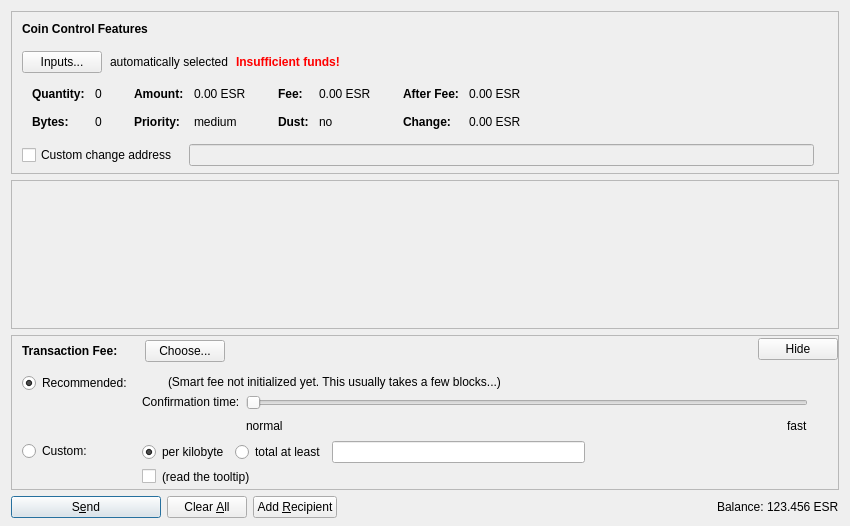
<?xml version="1.0" encoding="UTF-8"?>
<ui version="4.0">
 <class>SendCoinsDialog</class>
 <widget class="QDialog" name="SendCoinsDialog">
  <property name="geometry">
   <rect>
    <x>0</x>
    <y>0</y>
    <width>850</width>
    <height>526</height>
   </rect>
  </property>
  <property name="windowTitle">
   <string>Send Coins</string>
  </property>
  <layout class="QVBoxLayout" name="verticalLayout" stretch="0,1,0,0">
   <property name="bottomMargin">
    <number>8</number>
   </property>
   <item>
    <widget class="QFrame" name="frameCoinControl">
     <property name="sizePolicy">
      <sizepolicy hsizetype="Expanding" vsizetype="Expanding">
       <horstretch>0</horstretch>
       <verstretch>0</verstretch>
      </sizepolicy>
     </property>
     <property name="maximumSize">
      <size>
       <width>16777215</width>
       <height>16777215</height>
      </size>
     </property>
     <property name="frameShape">
      <enum>QFrame::StyledPanel</enum>
     </property>
     <property name="frameShadow">
      <enum>QFrame::Sunken</enum>
     </property>
     <layout class="QVBoxLayout" name="verticalLayoutCoinControl2">
      <property name="spacing">
       <number>0</number>
      </property>
      <property name="leftMargin">
       <number>0</number>
      </property>
      <property name="topMargin">
       <number>0</number>
      </property>
      <property name="rightMargin">
       <number>0</number>
      </property>
      <property name="bottomMargin">
       <number>6</number>
      </property>
      <item>
       <layout class="QVBoxLayout" name="verticalLayoutCoinControl" stretch="0,0,0,0,1">
        <property name="spacing">
         <number>0</number>
        </property>
        <property name="leftMargin">
         <number>10</number>
        </property>
        <property name="topMargin">
         <number>10</number>
        </property>
        <item>
         <layout class="QHBoxLayout" name="horizontalLayoutCoinControl1">
          <property name="bottomMargin">
           <number>15</number>
          </property>
          <item>
           <widget class="QLabel" name="labelCoinControlFeatures">
            <property name="sizePolicy">
             <sizepolicy hsizetype="Preferred" vsizetype="Maximum">
              <horstretch>0</horstretch>
              <verstretch>0</verstretch>
             </sizepolicy>
            </property>
            <property name="font">
             <font>
              <weight>75</weight>
              <bold>true</bold>
             </font>
            </property>
            <property name="styleSheet">
             <string notr="true">font-weight:bold;</string>
            </property>
            <property name="text">
             <string>Coin Control Features</string>
            </property>
           </widget>
          </item>
         </layout>
        </item>
        <item>
         <layout class="QHBoxLayout" name="horizontalLayoutCoinControl2" stretch="0,0,0,0">
          <property name="spacing">
           <number>8</number>
          </property>
          <property name="bottomMargin">
           <number>10</number>
          </property>
          <item>
           <widget class="QPushButton" name="pushButtonCoinControl">
            <property name="styleSheet">
             <string notr="true"/>
            </property>
            <property name="text">
             <string>Inputs...</string>
            </property>
            <property name="autoDefault">
             <bool>false</bool>
            </property>
           </widget>
          </item>
          <item>
           <widget class="QLabel" name="labelCoinControlAutomaticallySelected">
            <property name="text">
             <string>automatically selected</string>
            </property>
            <property name="margin">
             <number>5</number>
            </property>
           </widget>
          </item>
          <item>
           <widget class="QLabel" name="labelCoinControlInsuffFunds">
            <property name="font">
             <font>
              <weight>75</weight>
              <bold>true</bold>
             </font>
            </property>
            <property name="styleSheet">
             <string notr="true">color:red;font-weight:bold;</string>
            </property>
            <property name="text">
             <string>Insufficient funds!</string>
            </property>
            <property name="margin">
             <number>5</number>
            </property>
           </widget>
          </item>
          <item>
           <spacer name="horizontalSpacerCoinControl">
            <property name="orientation">
             <enum>Qt::Horizontal</enum>
            </property>
            <property name="sizeHint" stdset="0">
             <size>
              <width>40</width>
              <height>1</height>
             </size>
            </property>
           </spacer>
          </item>
         </layout>
        </item>
        <item>
         <widget class="QWidget" name="widgetCoinControl" native="true">
          <property name="sizePolicy">
           <sizepolicy hsizetype="Preferred" vsizetype="Preferred">
            <horstretch>0</horstretch>
            <verstretch>0</verstretch>
           </sizepolicy>
          </property>
          <property name="minimumSize">
           <size>
            <width>0</width>
            <height>0</height>
           </size>
          </property>
          <property name="styleSheet">
           <string notr="true"/>
          </property>
          <layout class="QHBoxLayout" name="horizontalLayoutCoinControl5">
           <property name="leftMargin">
            <number>0</number>
           </property>
           <property name="topMargin">
            <number>0</number>
           </property>
           <property name="rightMargin">
            <number>0</number>
           </property>
           <property name="bottomMargin">
            <number>0</number>
           </property>
           <item>
            <layout class="QHBoxLayout" name="horizontalLayoutCoinControl3" stretch="0,0,0,1">
             <property name="spacing">
              <number>20</number>
             </property>
             <property name="topMargin">
              <number>0</number>
             </property>
             <property name="bottomMargin">
              <number>10</number>
             </property>
             <item>
              <layout class="QFormLayout" name="formLayoutCoinControl1">
               <property name="horizontalSpacing">
                <number>10</number>
               </property>
               <property name="verticalSpacing">
                <number>14</number>
               </property>
               <property name="leftMargin">
                <number>10</number>
               </property>
               <property name="topMargin">
                <number>4</number>
               </property>
               <property name="rightMargin">
                <number>6</number>
               </property>
               <item row="0" column="0">
                <widget class="QLabel" name="labelCoinControlQuantityText">
                 <property name="font">
                  <font>
                   <weight>75</weight>
                   <bold>true</bold>
                  </font>
                 </property>
                 <property name="text">
                  <string>Quantity:</string>
                 </property>
                 <property name="margin">
                  <number>0</number>
                 </property>
                </widget>
               </item>
               <item row="0" column="1">
                <widget class="QLabel" name="labelCoinControlQuantity">
                 <property name="cursor">
                  <cursorShape>IBeamCursor</cursorShape>
                 </property>
                 <property name="contextMenuPolicy">
                  <enum>Qt::ActionsContextMenu</enum>
                 </property>
                 <property name="text">
                  <string notr="true">0</string>
                 </property>
                 <property name="margin">
                  <number>0</number>
                 </property>
                 <property name="textInteractionFlags">
                  <set>Qt::LinksAccessibleByMouse|Qt::TextSelectableByKeyboard|Qt::TextSelectableByMouse</set>
                 </property>
                </widget>
               </item>
               <item row="1" column="0">
                <widget class="QLabel" name="labelCoinControlBytesText">
                 <property name="font">
                  <font>
                   <weight>75</weight>
                   <bold>true</bold>
                  </font>
                 </property>
                 <property name="text">
                  <string>Bytes:</string>
                 </property>
                </widget>
               </item>
               <item row="1" column="1">
                <widget class="QLabel" name="labelCoinControlBytes">
                 <property name="cursor">
                  <cursorShape>IBeamCursor</cursorShape>
                 </property>
                 <property name="contextMenuPolicy">
                  <enum>Qt::ActionsContextMenu</enum>
                 </property>
                 <property name="text">
                  <string notr="true">0</string>
                 </property>
                 <property name="textInteractionFlags">
                  <set>Qt::LinksAccessibleByMouse|Qt::TextSelectableByKeyboard|Qt::TextSelectableByMouse</set>
                 </property>
                </widget>
               </item>
              </layout>
             </item>
             <item>
              <layout class="QFormLayout" name="formLayoutCoinControl2">
               <property name="horizontalSpacing">
                <number>10</number>
               </property>
               <property name="verticalSpacing">
                <number>14</number>
               </property>
               <property name="leftMargin">
                <number>6</number>
               </property>
               <property name="topMargin">
                <number>4</number>
               </property>
               <property name="rightMargin">
                <number>6</number>
               </property>
               <item row="0" column="0">
                <widget class="QLabel" name="labelCoinControlAmountText">
                 <property name="font">
                  <font>
                   <weight>75</weight>
                   <bold>true</bold>
                  </font>
                 </property>
                 <property name="text">
                  <string>Amount:</string>
                 </property>
                 <property name="margin">
                  <number>0</number>
                 </property>
                </widget>
               </item>
               <item row="0" column="1">
                <widget class="QLabel" name="labelCoinControlAmount">
                 <property name="cursor">
                  <cursorShape>IBeamCursor</cursorShape>
                 </property>
                 <property name="contextMenuPolicy">
                  <enum>Qt::ActionsContextMenu</enum>
                 </property>
                 <property name="text">
                  <string notr="true">0.00 ESR</string>
                 </property>
                 <property name="textInteractionFlags">
                  <set>Qt::LinksAccessibleByMouse|Qt::TextSelectableByKeyboard|Qt::TextSelectableByMouse</set>
                 </property>
                </widget>
               </item>
               <item row="1" column="0">
                <widget class="QLabel" name="labelCoinControlPriorityText">
                 <property name="font">
                  <font>
                   <weight>75</weight>
                   <bold>true</bold>
                  </font>
                 </property>
                 <property name="text">
                  <string>Priority:</string>
                 </property>
                </widget>
               </item>
               <item row="1" column="1">
                <widget class="QLabel" name="labelCoinControlPriority">
                 <property name="cursor">
                  <cursorShape>IBeamCursor</cursorShape>
                 </property>
                 <property name="contextMenuPolicy">
                  <enum>Qt::ActionsContextMenu</enum>
                 </property>
                 <property name="text">
                  <string notr="true">medium</string>
                 </property>
                 <property name="textInteractionFlags">
                  <set>Qt::LinksAccessibleByMouse|Qt::TextSelectableByKeyboard|Qt::TextSelectableByMouse</set>
                 </property>
                </widget>
               </item>
              </layout>
             </item>
             <item>
              <layout class="QFormLayout" name="formLayoutCoinControl3">
               <property name="horizontalSpacing">
                <number>10</number>
               </property>
               <property name="verticalSpacing">
                <number>14</number>
               </property>
               <property name="leftMargin">
                <number>6</number>
               </property>
               <property name="topMargin">
                <number>4</number>
               </property>
               <property name="rightMargin">
                <number>6</number>
               </property>
               <item row="0" column="0">
                <widget class="QLabel" name="labelCoinControlFeeText">
                 <property name="font">
                  <font>
                   <weight>75</weight>
                   <bold>true</bold>
                  </font>
                 </property>
                 <property name="text">
                  <string>Fee:</string>
                 </property>
                 <property name="margin">
                  <number>0</number>
                 </property>
                </widget>
               </item>
               <item row="0" column="1">
                <widget class="QLabel" name="labelCoinControlFee">
                 <property name="cursor">
                  <cursorShape>IBeamCursor</cursorShape>
                 </property>
                 <property name="contextMenuPolicy">
                  <enum>Qt::ActionsContextMenu</enum>
                 </property>
                 <property name="text">
                  <string notr="true">0.00 ESR</string>
                 </property>
                 <property name="textInteractionFlags">
                  <set>Qt::LinksAccessibleByMouse|Qt::TextSelectableByKeyboard|Qt::TextSelectableByMouse</set>
                 </property>
                </widget>
               </item>
               <item row="1" column="0">
                <widget class="QLabel" name="labelCoinControlLowOutputText">
                 <property name="font">
                  <font>
                   <weight>75</weight>
                   <bold>true</bold>
                  </font>
                 </property>
                 <property name="text">
                  <string>Dust:</string>
                 </property>
                </widget>
               </item>
               <item row="1" column="1">
                <widget class="QLabel" name="labelCoinControlLowOutput">
                 <property name="cursor">
                  <cursorShape>IBeamCursor</cursorShape>
                 </property>
                 <property name="contextMenuPolicy">
                  <enum>Qt::ActionsContextMenu</enum>
                 </property>
                 <property name="text">
                  <string notr="true">no</string>
                 </property>
                 <property name="textInteractionFlags">
                  <set>Qt::LinksAccessibleByMouse|Qt::TextSelectableByKeyboard|Qt::TextSelectableByMouse</set>
                 </property>
                </widget>
               </item>
              </layout>
             </item>
             <item>
              <layout class="QFormLayout" name="formLayoutCoinControl4">
               <property name="horizontalSpacing">
                <number>10</number>
               </property>
               <property name="verticalSpacing">
                <number>14</number>
               </property>
               <property name="leftMargin">
                <number>6</number>
               </property>
               <property name="topMargin">
                <number>4</number>
               </property>
               <property name="rightMargin">
                <number>6</number>
               </property>
               <item row="0" column="0">
                <widget class="QLabel" name="labelCoinControlAfterFeeText">
                 <property name="font">
                  <font>
                   <weight>75</weight>
                   <bold>true</bold>
                  </font>
                 </property>
                 <property name="text">
                  <string>After Fee:</string>
                 </property>
                 <property name="margin">
                  <number>0</number>
                 </property>
                </widget>
               </item>
               <item row="0" column="1">
                <widget class="QLabel" name="labelCoinControlAfterFee">
                 <property name="cursor">
                  <cursorShape>IBeamCursor</cursorShape>
                 </property>
                 <property name="contextMenuPolicy">
                  <enum>Qt::ActionsContextMenu</enum>
                 </property>
                 <property name="text">
                  <string notr="true">0.00 ESR</string>
                 </property>
                 <property name="textInteractionFlags">
                  <set>Qt::LinksAccessibleByMouse|Qt::TextSelectableByKeyboard|Qt::TextSelectableByMouse</set>
                 </property>
                </widget>
               </item>
               <item row="1" column="0">
                <widget class="QLabel" name="labelCoinControlChangeText">
                 <property name="font">
                  <font>
                   <weight>75</weight>
                   <bold>true</bold>
                  </font>
                 </property>
                 <property name="text">
                  <string>Change:</string>
                 </property>
                </widget>
               </item>
               <item row="1" column="1">
                <widget class="QLabel" name="labelCoinControlChange">
                 <property name="cursor">
                  <cursorShape>IBeamCursor</cursorShape>
                 </property>
                 <property name="contextMenuPolicy">
                  <enum>Qt::ActionsContextMenu</enum>
                 </property>
                 <property name="text">
                  <string notr="true">0.00 ESR</string>
                 </property>
                 <property name="textInteractionFlags">
                  <set>Qt::LinksAccessibleByMouse|Qt::TextSelectableByKeyboard|Qt::TextSelectableByMouse</set>
                 </property>
                </widget>
               </item>
              </layout>
             </item>
            </layout>
           </item>
          </layout>
         </widget>
        </item>
        <item>
         <layout class="QHBoxLayout" name="horizontalLayoutCoinControl4" stretch="0,0,0">
          <property name="spacing">
           <number>12</number>
          </property>
          <property name="sizeConstraint">
           <enum>QLayout::SetDefaultConstraint</enum>
          </property>
          <property name="topMargin">
           <number>5</number>
          </property>
          <property name="rightMargin">
           <number>5</number>
          </property>
          <item>
           <widget class="QCheckBox" name="checkBoxCoinControlChange">
            <property name="toolTip">
             <string>If this is activated, but the change address is empty or invalid, change will be sent to a newly generated address.</string>
            </property>
            <property name="text">
             <string>Custom change address</string>
            </property>
           </widget>
          </item>
          <item>
           <widget class="QValidatedLineEdit" name="lineEditCoinControlChange">
            <property name="enabled">
             <bool>false</bool>
            </property>
            <property name="sizePolicy">
             <sizepolicy hsizetype="Expanding" vsizetype="Fixed">
              <horstretch>0</horstretch>
              <verstretch>0</verstretch>
             </sizepolicy>
            </property>
           </widget>
          </item>
          <item>
           <widget class="QLabel" name="labelCoinControlChangeLabel">
            <property name="sizePolicy">
             <sizepolicy hsizetype="Preferred" vsizetype="Expanding">
              <horstretch>0</horstretch>
              <verstretch>0</verstretch>
             </sizepolicy>
            </property>
            <property name="minimumSize">
             <size>
              <width>0</width>
              <height>0</height>
             </size>
            </property>
            <property name="text">
             <string/>
            </property>
            <property name="margin">
             <number>3</number>
            </property>
           </widget>
          </item>
         </layout>
        </item>
        <item>
         <spacer name="verticalSpacerCoinControl">
          <property name="orientation">
           <enum>Qt::Vertical</enum>
          </property>
          <property name="sizeHint" stdset="0">
           <size>
            <width>800</width>
            <height>1</height>
           </size>
          </property>
         </spacer>
        </item>
       </layout>
      </item>
     </layout>
    </widget>
   </item>
   <item>
    <widget class="QScrollArea" name="scrollArea">
     <property name="widgetResizable">
      <bool>true</bool>
     </property>
     <widget class="QWidget" name="scrollAreaWidgetContents">
      <property name="geometry">
       <rect>
        <x>0</x>
        <y>0</y>
        <width>830</width>
        <height>104</height>
       </rect>
      </property>
      <layout class="QVBoxLayout" name="verticalLayout_2" stretch="0,1">
       <property name="leftMargin">
        <number>0</number>
       </property>
       <property name="topMargin">
        <number>0</number>
       </property>
       <property name="rightMargin">
        <number>0</number>
       </property>
       <property name="bottomMargin">
        <number>0</number>
       </property>
       <item>
        <layout class="QVBoxLayout" name="entries">
         <property name="spacing">
          <number>6</number>
         </property>
        </layout>
       </item>
       <item>
        <spacer name="verticalSpacer">
         <property name="orientation">
          <enum>Qt::Vertical</enum>
         </property>
         <property name="sizeHint" stdset="0">
          <size>
           <width>20</width>
           <height>40</height>
          </size>
         </property>
        </spacer>
       </item>
      </layout>
     </widget>
    </widget>
   </item>
   <item>
    <widget class="QFrame" name="frameFee">
     <property name="sizePolicy">
      <sizepolicy hsizetype="Expanding" vsizetype="Expanding">
       <horstretch>0</horstretch>
       <verstretch>0</verstretch>
      </sizepolicy>
     </property>
     <property name="maximumSize">
      <size>
       <width>16777215</width>
       <height>16777215</height>
      </size>
     </property>
     <property name="frameShape">
      <enum>QFrame::StyledPanel</enum>
     </property>
     <property name="frameShadow">
      <enum>QFrame::Sunken</enum>
     </property>
     <layout class="QVBoxLayout" name="verticalLayoutFee1">
      <property name="spacing">
       <number>0</number>
      </property>
      <property name="leftMargin">
       <number>0</number>
      </property>
      <property name="topMargin">
       <number>0</number>
      </property>
      <property name="rightMargin">
       <number>0</number>
      </property>
      <property name="bottomMargin">
       <number>0</number>
      </property>
      <item>
       <layout class="QVBoxLayout" name="verticalLayoutFee2" stretch="0,0,0">
        <property name="spacing">
         <number>0</number>
        </property>
        <property name="leftMargin">
         <number>10</number>
        </property>
        <property name="topMargin">
         <number>0</number>
        </property>
        <item>
         <layout class="QHBoxLayout" name="horizontalLayoutFee1">
          <property name="bottomMargin">
           <number>0</number>
          </property>
          <item>
           <layout class="QVBoxLayout" name="verticalLayoutFee7">
            <property name="spacing">
             <number>0</number>
            </property>
            <item>
             <spacer name="verticalSpacerSmartFee">
              <property name="orientation">
               <enum>Qt::Vertical</enum>
              </property>
              <property name="sizeType">
               <enum>QSizePolicy::Fixed</enum>
              </property>
              <property name="sizeHint" stdset="0">
               <size>
                <width>1</width>
                <height>4</height>
               </size>
              </property>
             </spacer>
            </item>
            <item>
             <layout class="QHBoxLayout" name="horizontalLayoutSmartFee">
              <property name="spacing">
               <number>10</number>
              </property>
              <item>
               <widget class="QLabel" name="labelFeeHeadline">
                <property name="sizePolicy">
                 <sizepolicy hsizetype="Preferred" vsizetype="Maximum">
                  <horstretch>0</horstretch>
                  <verstretch>0</verstretch>
                 </sizepolicy>
                </property>
                <property name="font">
                 <font>
                  <weight>75</weight>
                  <bold>true</bold>
                 </font>
                </property>
                <property name="styleSheet">
                 <string notr="true">font-weight:bold;</string>
                </property>
                <property name="text">
                 <string>Transaction Fee:</string>
                </property>
               </widget>
              </item>
              <item>
               <widget class="QLabel" name="labelFeeMinimized">
                <property name="text">
                 <string/>
                </property>
               </widget>
              </item>
              <item>
               <widget class="QPushButton" name="buttonChooseFee">
                <property name="text">
                 <string>Choose...</string>
                </property>
               </widget>
              </item>
             </layout>
            </item>
            <item>
             <spacer name="verticalSpacer_5">
              <property name="orientation">
               <enum>Qt::Vertical</enum>
              </property>
              <property name="sizeHint" stdset="0">
               <size>
                <width>1</width>
                <height>1</height>
               </size>
              </property>
             </spacer>
            </item>
           </layout>
          </item>
          <item>
           <spacer name="horizontalSpacer_4">
            <property name="orientation">
             <enum>Qt::Horizontal</enum>
            </property>
            <property name="sizeHint" stdset="0">
             <size>
              <width>40</width>
              <height>20</height>
             </size>
            </property>
           </spacer>
          </item>
          <item>
           <widget class="QPushButton" name="buttonMinimizeFee">
            <property name="toolTip">
             <string>collapse fee-settings</string>
            </property>
            <property name="text">
             <string>Hide</string>
            </property>
           </widget>
          </item>
         </layout>
        </item>
        <item>
         <widget class="QFrame" name="frameFeeSelection">
          <layout class="QVBoxLayout" name="verticalLayoutFee12">
           <property name="spacing">
            <number>0</number>
           </property>
           <property name="leftMargin">
            <number>0</number>
           </property>
           <property name="topMargin">
            <number>0</number>
           </property>
           <property name="rightMargin">
            <number>0</number>
           </property>
           <property name="bottomMargin">
            <number>0</number>
           </property>
           <item>
            <layout class="QGridLayout" name="gridLayoutFee">
             <property name="topMargin">
              <number>10</number>
             </property>
             <property name="bottomMargin">
              <number>4</number>
             </property>
             <property name="horizontalSpacing">
              <number>10</number>
             </property>
             <property name="verticalSpacing">
              <number>4</number>
             </property>
             <item row="1" column="1">
              <layout class="QVBoxLayout" name="verticalLayoutFee8">
               <property name="spacing">
                <number>6</number>
               </property>
               <item>
                <layout class="QHBoxLayout" name="horizontalLayoutFee13">
                 <item>
                  <widget class="QRadioButton" name="radioCustomPerKilobyte">
                   <property name="toolTip">
                    <string>If the custom fee is set to 1000 satoshis and the transaction is only 250 bytes, then &quot;per kilobyte&quot; only pays 250 satoshis in fee, while &quot;total at least&quot; pays 1000 satoshis. For transactions bigger than a kilobyte both pay by kilobyte.</string>
                   </property>
                   <property name="text">
                    <string>per kilobyte</string>
                   </property>
                   <property name="checked">
                    <bool>true</bool>
                   </property>
                   <attribute name="buttonGroup">
                    <string notr="true">groupCustomFee</string>
                   </attribute>
                  </widget>
                 </item>
                 <item>
                  <widget class="QRadioButton" name="radioCustomAtLeast">
                   <property name="toolTip">
                    <string>If the custom fee is set to 1000 satoshis and the transaction is only 250 bytes, then &quot;per kilobyte&quot; only pays 250 satoshis in fee, while &quot;total at least&quot; pays 1000 satoshis. For transactions bigger than a kilobyte both pay by kilobyte.</string>
                   </property>
                   <property name="text">
                    <string>total at least</string>
                   </property>
                   <attribute name="buttonGroup">
                    <string notr="true">groupCustomFee</string>
                   </attribute>
                  </widget>
                 </item>
                 <item>
                  <widget class="BitcoinAmountField" name="customFee"/>
                 </item>
                 <item>
                  <spacer name="horizontalSpacer_6">
                   <property name="orientation">
                    <enum>Qt::Horizontal</enum>
                   </property>
                   <property name="sizeHint" stdset="0">
                    <size>
                     <width>1</width>
                     <height>1</height>
                    </size>
                   </property>
                  </spacer>
                 </item>
                </layout>
               </item>
               <item>
                <layout class="QHBoxLayout" name="horizontalLayoutFee8">
                 <item>
                  <widget class="QCheckBox" name="checkBoxMinimumFee">
                   <property name="toolTip">
                    <string>Paying only the minimum fee is just fine as long as there is less transaction volume than space in the blocks. But be aware that this can end up in a never confirming transaction once there is more demand for elspero transactions than the network can process.</string>
                   </property>
                   <property name="text">
                    <string/>
                   </property>
                  </widget>
                 </item>
                 <item>
                  <widget class="QLabel" name="labelMinFeeWarning">
                   <property name="enabled">
                    <bool>true</bool>
                   </property>
                   <property name="toolTip">
                    <string>Paying only the minimum fee is just fine as long as there is less transaction volume than space in the blocks. But be aware that this can end up in a never confirming transaction once there is more demand for elspero transactions than the network can process.</string>
                   </property>
                   <property name="text">
                    <string>(read the tooltip)</string>
                   </property>
                   <property name="margin">
                    <number>5</number>
                   </property>
                  </widget>
                 </item>
                 <item>
                  <spacer name="horizontalSpacer_2">
                   <property name="orientation">
                    <enum>Qt::Horizontal</enum>
                   </property>
                   <property name="sizeHint" stdset="0">
                    <size>
                     <width>1</width>
                     <height>1</height>
                    </size>
                   </property>
                  </spacer>
                 </item>
                </layout>
               </item>
              </layout>
             </item>
             <item row="0" column="0">
              <layout class="QVBoxLayout" name="verticalLayoutFee4" stretch="0,1">
               <item>
                <widget class="QRadioButton" name="radioSmartFee">
                 <property name="text">
                  <string>Recommended:</string>
                 </property>
                 <property name="checked">
                  <bool>true</bool>
                 </property>
                 <attribute name="buttonGroup">
                  <string notr="true">groupFee</string>
                 </attribute>
                </widget>
               </item>
               <item>
                <spacer name="verticalSpacer_2">
                 <property name="orientation">
                  <enum>Qt::Vertical</enum>
                 </property>
                 <property name="sizeHint" stdset="0">
                  <size>
                   <width>1</width>
                   <height>1</height>
                  </size>
                 </property>
                </spacer>
               </item>
              </layout>
             </item>
             <item row="1" column="0">
              <layout class="QVBoxLayout" name="verticalLayoutFee9" stretch="0,1">
               <item>
                <widget class="QRadioButton" name="radioCustomFee">
                 <property name="text">
                  <string>Custom:</string>
                 </property>
                 <attribute name="buttonGroup">
                  <string notr="true">groupFee</string>
                 </attribute>
                </widget>
               </item>
               <item>
                <spacer name="verticalSpacer_6">
                 <property name="orientation">
                  <enum>Qt::Vertical</enum>
                 </property>
                 <property name="sizeHint" stdset="0">
                  <size>
                   <width>1</width>
                   <height>1</height>
                  </size>
                 </property>
                </spacer>
               </item>
              </layout>
             </item>
             <item row="0" column="1">
              <layout class="QVBoxLayout" name="verticalLayoutFee3" stretch="0,0,1">
               <property name="spacing">
                <number>6</number>
               </property>
               <property name="topMargin">
                <number>2</number>
               </property>
               <item>
                <layout class="QHBoxLayout" name="horizontalLayoutFee12">
                 <item>
                  <widget class="QLabel" name="labelSmartFee">
                   <property name="text">
                    <string/>
                   </property>
                   <property name="margin">
                    <number>2</number>
                   </property>
                  </widget>
                 </item>
                 <item>
                  <widget class="QLabel" name="labelFeeEstimation">
                   <property name="text">
                    <string/>
                   </property>
                  </widget>
                 </item>
                 <item>
                  <widget class="QLabel" name="labelSmartFee2">
                   <property name="text">
                    <string>(Smart fee not initialized yet. This usually takes a few blocks...)</string>
                   </property>
                   <property name="margin">
                    <number>2</number>
                   </property>
                  </widget>
                 </item>
                 <item>
                  <spacer name="horizontalSpacer_5">
                   <property name="orientation">
                    <enum>Qt::Horizontal</enum>
                   </property>
                   <property name="sizeHint" stdset="0">
                    <size>
                     <width>1</width>
                     <height>1</height>
                    </size>
                   </property>
                  </spacer>
                 </item>
                </layout>
               </item>
               <item>
                <layout class="QHBoxLayout" name="horizontalLayoutFee9">
                 <item>
                  <layout class="QVBoxLayout" name="verticalLayoutFee6">
                   <item>
                    <widget class="QLabel" name="labelSmartFee3">
                     <property name="text">
                      <string>Confirmation time:</string>
                     </property>
                     <property name="margin">
                      <number>2</number>
                     </property>
                    </widget>
                   </item>
                   <item>
                    <spacer name="verticalSpacer_3">
                     <property name="orientation">
                      <enum>Qt::Vertical</enum>
                     </property>
                     <property name="sizeHint" stdset="0">
                      <size>
                       <width>1</width>
                       <height>1</height>
                      </size>
                     </property>
                    </spacer>
                   </item>
                  </layout>
                 </item>
                 <item>
                  <layout class="QVBoxLayout" name="verticalLayoutFee5">
                   <property name="rightMargin">
                    <number>30</number>
                   </property>
                   <item>
                    <widget class="QSlider" name="sliderSmartFee">
                     <property name="minimum">
                      <number>0</number>
                     </property>
                     <property name="maximum">
                      <number>24</number>
                     </property>
                     <property name="pageStep">
                      <number>1</number>
                     </property>
                     <property name="value">
                      <number>0</number>
                     </property>
                     <property name="orientation">
                      <enum>Qt::Horizontal</enum>
                     </property>
                     <property name="invertedAppearance">
                      <bool>false</bool>
                     </property>
                     <property name="invertedControls">
                      <bool>false</bool>
                     </property>
                     <property name="tickPosition">
                      <enum>QSlider::NoTicks</enum>
                     </property>
                    </widget>
                   </item>
                   <item>
                    <layout class="QHBoxLayout" name="horizontalLayoutFee10">
                     <item>
                      <widget class="QLabel" name="labelSmartFeeNormal">
                       <property name="text">
                        <string>normal</string>
                       </property>
                      </widget>
                     </item>
                     <item>
                      <spacer name="horizontalSpacer_3">
                       <property name="orientation">
                        <enum>Qt::Horizontal</enum>
                       </property>
                       <property name="sizeHint" stdset="0">
                        <size>
                         <width>40</width>
                         <height>20</height>
                        </size>
                       </property>
                      </spacer>
                     </item>
                     <item>
                      <widget class="QLabel" name="labelSmartFeeFast">
                       <property name="text">
                        <string>fast</string>
                       </property>
                      </widget>
                     </item>
                    </layout>
                   </item>
                  </layout>
                 </item>
                </layout>
               </item>
               <item>
                <spacer name="verticalSpacer_4">
                 <property name="orientation">
                  <enum>Qt::Vertical</enum>
                 </property>
                 <property name="sizeHint" stdset="0">
                  <size>
                   <width>1</width>
                   <height>1</height>
                  </size>
                 </property>
                </spacer>
               </item>
              </layout>
             </item>
            </layout>
           </item>
          </layout>
         </widget>
        </item>
        <item>
         <spacer name="verticalSpacerFee">
          <property name="orientation">
           <enum>Qt::Vertical</enum>
          </property>
          <property name="sizeHint" stdset="0">
           <size>
            <width>800</width>
            <height>1</height>
           </size>
          </property>
         </spacer>
        </item>
       </layout>
      </item>
     </layout>
    </widget>
   </item>
   <item>
    <layout class="QHBoxLayout" name="horizontalLayout">
     <item>
      <widget class="QPushButton" name="sendButton">
       <property name="minimumSize">
        <size>
         <width>150</width>
         <height>0</height>
        </size>
       </property>
       <property name="toolTip">
        <string>Confirm the send action</string>
       </property>
       <property name="text">
        <string>S&amp;end</string>
       </property>
       <property name="icon">
        <iconset resource="../bitcoin.qrc">
         <normaloff>:/icons/send</normaloff>:/icons/send</iconset>
       </property>
       <property name="autoDefault">
        <bool>false</bool>
       </property>
       <property name="default">
        <bool>true</bool>
       </property>
      </widget>
     </item>
     <item>
      <widget class="QPushButton" name="clearButton">
       <property name="sizePolicy">
        <sizepolicy hsizetype="Minimum" vsizetype="Fixed">
         <horstretch>0</horstretch>
         <verstretch>0</verstretch>
        </sizepolicy>
       </property>
       <property name="toolTip">
        <string>Clear all fields of the form.</string>
       </property>
       <property name="text">
        <string>Clear &amp;All</string>
       </property>
       <property name="icon">
        <iconset resource="../bitcoin.qrc">
         <normaloff>:/icons/remove</normaloff>:/icons/remove</iconset>
       </property>
       <property name="autoDefault">
        <bool>false</bool>
       </property>
      </widget>
     </item>
     <item>
      <widget class="QPushButton" name="addButton">
       <property name="toolTip">
        <string>Send to multiple recipients at once</string>
       </property>
       <property name="text">
        <string>Add &amp;Recipient</string>
       </property>
       <property name="icon">
        <iconset resource="../bitcoin.qrc">
         <normaloff>:/icons/add</normaloff>:/icons/add</iconset>
       </property>
       <property name="autoDefault">
        <bool>false</bool>
       </property>
      </widget>
     </item>
     <item>
      <spacer name="horizontalSpacer">
       <property name="orientation">
        <enum>Qt::Horizontal</enum>
       </property>
       <property name="sizeHint" stdset="0">
        <size>
         <width>40</width>
         <height>20</height>
        </size>
       </property>
      </spacer>
     </item>
     <item>
      <layout class="QHBoxLayout" name="horizontalLayout_2">
       <property name="spacing">
        <number>3</number>
       </property>
       <item>
        <widget class="QLabel" name="label">
         <property name="sizePolicy">
          <sizepolicy hsizetype="Preferred" vsizetype="Fixed">
           <horstretch>0</horstretch>
           <verstretch>0</verstretch>
          </sizepolicy>
         </property>
         <property name="text">
          <string>Balance:</string>
         </property>
        </widget>
       </item>
       <item>
        <widget class="QLabel" name="labelBalance">
         <property name="sizePolicy">
          <sizepolicy hsizetype="Preferred" vsizetype="Fixed">
           <horstretch>0</horstretch>
           <verstretch>0</verstretch>
          </sizepolicy>
         </property>
         <property name="cursor">
          <cursorShape>IBeamCursor</cursorShape>
         </property>
         <property name="text">
          <string notr="true">123.456 ESR</string>
         </property>
         <property name="textInteractionFlags">
          <set>Qt::LinksAccessibleByMouse|Qt::TextSelectableByKeyboard|Qt::TextSelectableByMouse</set>
         </property>
        </widget>
       </item>
      </layout>
     </item>
    </layout>
   </item>
  </layout>
 </widget>
 <customwidgets>
  <customwidget>
   <class>QValidatedLineEdit</class>
   <extends>QLineEdit</extends>
   <header>qvalidatedlineedit.h</header>
  </customwidget>
  <customwidget>
   <class>BitcoinAmountField</class>
   <extends>QLineEdit</extends>
   <header>bitcoinamountfield.h</header>
   <container>1</container>
  </customwidget>
 </customwidgets>
 <resources>
  <include location="../bitcoin.qrc"/>
 </resources>
 <connections/>
 <buttongroups>
  <buttongroup name="groupFee"/>
  <buttongroup name="groupCustomFee"/>
 </buttongroups>
</ui>
